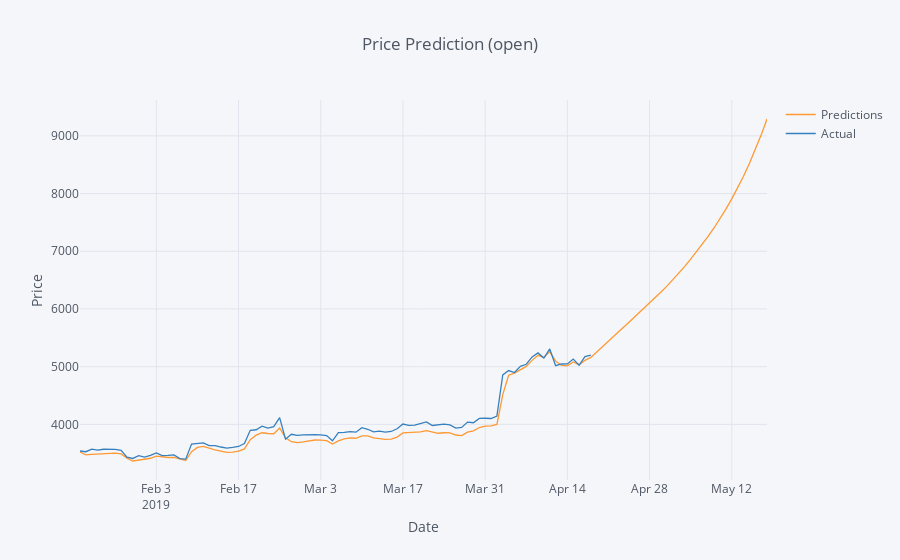
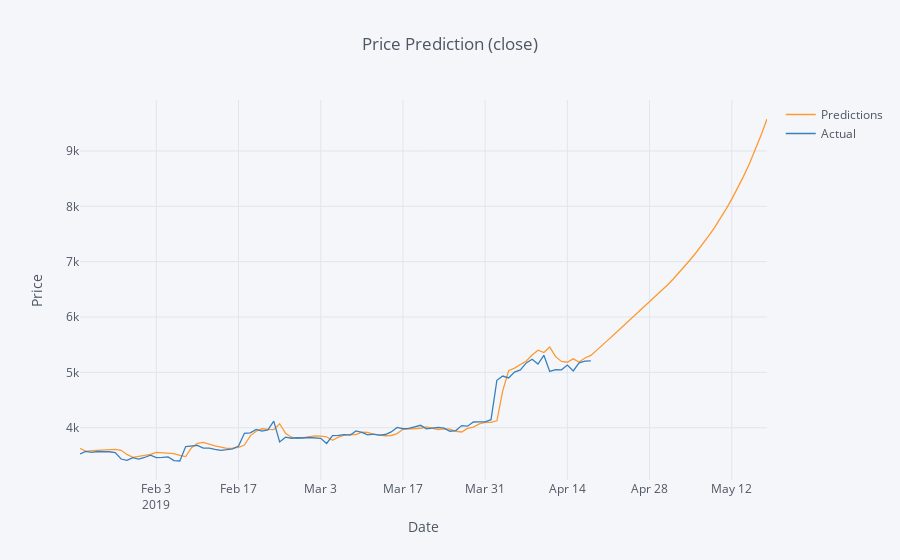
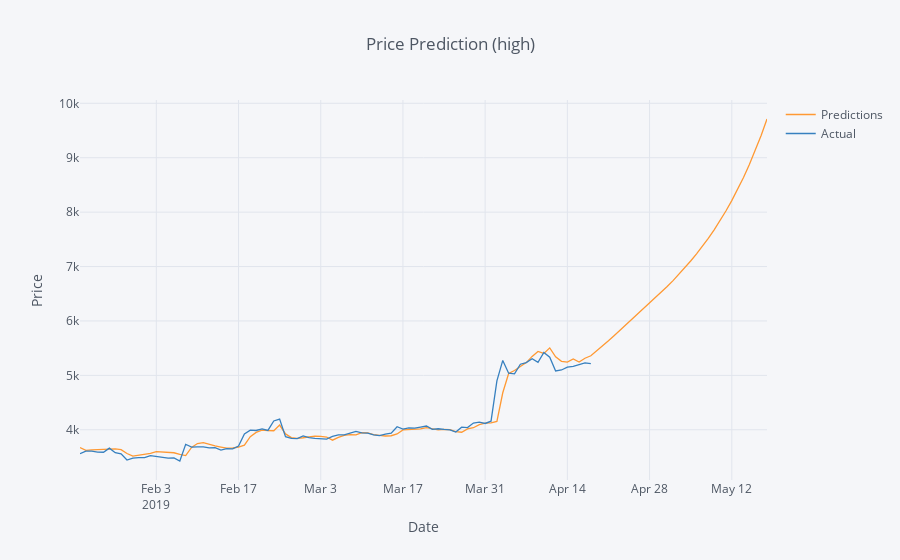
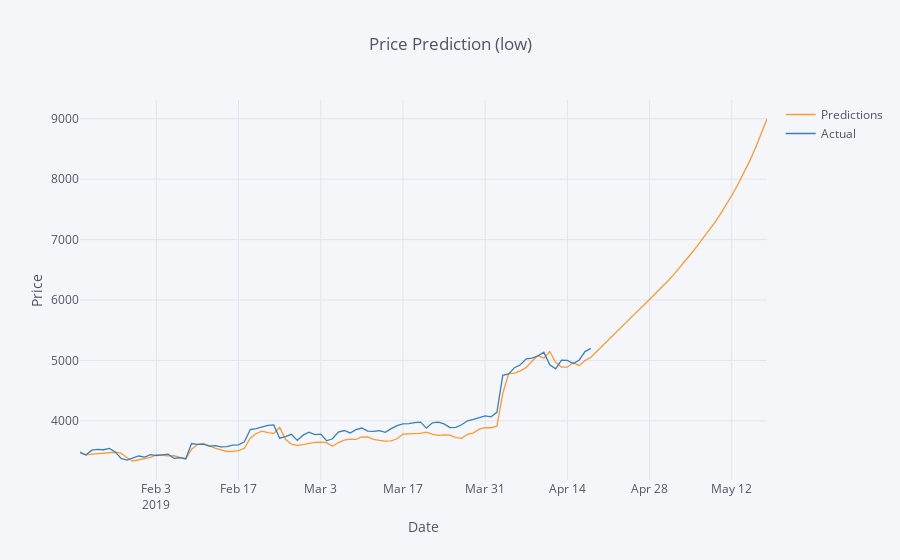

Source (notebook cell) for these figures, in order:
### Markdown cell above
# Model Prediction

### Code cell
import csv
import numpy as np
from datetime import datetime, timedelta
from lstm import Machine
import pandas as pd
import tensorflow as tf
from plotly.offline import init_notebook_mode
import cufflinks as cf

MODEL_PATH = "data/lstm.hd5"
CSV_PATH = "data/binance-BTCUSD.csv"
TRAIN_TEST_RATE = 0.85

cf.go_offline()
init_notebook_mode(connected=True)

with open(CSV_PATH) as fin:
    reader = [dict(item) for item in csv.DictReader(fin)]
machine = Machine(reader)
(_, _, X_test, Y_test) = machine.split_data(TRAIN_TEST_RATE)

times = [int(item['openTime']) for item in reader]
times = times[int(len(times) * TRAIN_TEST_RATE) + 4:]
times = [datetime.utcfromtimestamp(t / 1000.0) for t in times]
times_pred = times + [times[-1] + timedelta(days=n) for n in range(1, 31)]

model = tf.keras.models.load_model(MODEL_PATH)
pred = model.predict(X_test)

p = pred[-1]
x = X_test[-1]
x = np.delete(x, 0, 0)
x = np.append(x, [p], 0)

for c in range(30):
    p = model.predict(np.array([x]))
    pred = np.append(pred, p, 0)

    x = np.delete(x, 0, 0)
    x = np.append(x, p, 0)

pred = machine.scaler.inverse_transform(pred)
Y_test = machine.scaler.inverse_transform(Y_test)

for (c, key) in enumerate(['open', 'close', 'high', 'low']):
    pred_df = pd.DataFrame({
        'Predictions': [item[c] for item in pred],
    }, index=times_pred)
    act_df = pd.DataFrame({
        'Actual': [item[c] for item in Y_test]
    }, index=times)
    pd.concat([pred_df, act_df], axis=1).iplot(
        asFigure=False,
        kind='scatter',
        xTitle='Date',
        yTitle='Price',
        title=f'Price Prediction ({key})'
    )
